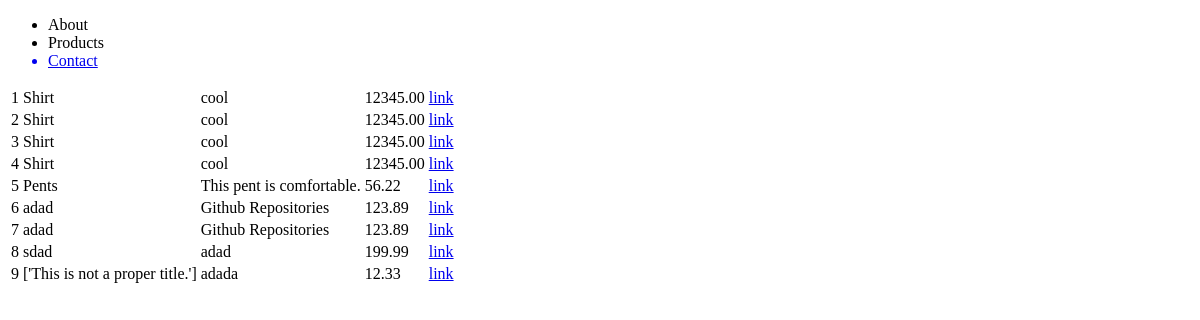
Page /product/all on the earlier database version.
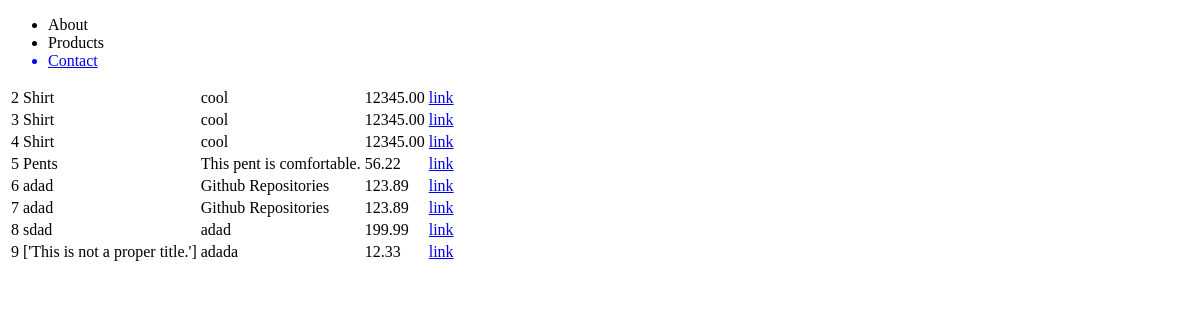
Same page on the later database version.
### products/models.py (models this page shows)
class Products(models.Model):
    title = models.CharField(max_length=100)
    description = models.TextField(blank=True, null=True)
    price = models.DecimalField(max_digits=1000, decimal_places=2)
    summary = models.TextField(default="this product is cool!")
    def absolute_url(self):
        return reverse('products:product_details', kwargs={'my_id': self.id})

### products/views.py (the view)
# urls.py: path('all', all_product_detail_view, name='all_products'),
def all_product_detail_view(request):
    objects = Products.objects.all()
    context = {
        'object': objects
    }
    return render(request, 'products/all_products.html', context)

### products/templates/products/all_products.html
{% extends "base.html" %}
{% block content %}
    <table>
    {% for item in object %}
        <tr>
            <td>{{item.id}}</td>
            <td>{{item.title}}</td>
            <td>{{item.description}}</td>
            <td>{{item.price}}</td>
            <td><a href="{{item.absolute_url}}"> link </a> </td>
        </tr>
    {% endfor %}
    </table>
{% endblock %}

Differences in the rows shown:
removed Products: id "1", title "Shirt", description "cool", price "12345.00"
